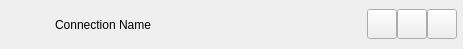
<?xml version="1.0" encoding="UTF-8"?>
<ui version="4.0">
 <class>ConnectionItem</class>
 <widget class="Kiran::Network::ConnectionItem" name="ConnectionItem">
  <property name="geometry">
   <rect>
    <x>0</x>
    <y>0</y>
    <width>463</width>
    <height>49</height>
   </rect>
  </property>
  <property name="windowTitle">
   <string>ConnectionItem</string>
  </property>
  <layout class="QHBoxLayout" name="horizontalLayout">
   <property name="spacing">
    <number>12</number>
   </property>
   <property name="leftMargin">
    <number>6</number>
   </property>
   <property name="topMargin">
    <number>0</number>
   </property>
   <property name="rightMargin">
    <number>6</number>
   </property>
   <property name="bottomMargin">
    <number>0</number>
   </property>
   <item>
    <widget class="Kiran::Network::ConnectionIndicator" name="label_activated">
     <property name="text">
      <string/>
     </property>
    </widget>
   </item>
   <item>
    <widget class="KiranIcon" name="icon_type" native="true">
     <property name="sizePolicy">
      <sizepolicy hsizetype="Fixed" vsizetype="Fixed">
       <horstretch>0</horstretch>
       <verstretch>0</verstretch>
      </sizepolicy>
     </property>
     <property name="minimumSize">
      <size>
       <width>18</width>
       <height>18</height>
      </size>
     </property>
     <property name="maximumSize">
      <size>
       <width>18</width>
       <height>18</height>
      </size>
     </property>
    </widget>
   </item>
   <item>
    <widget class="KiranLabel" name="label_name">
     <property name="maximumSize">
      <size>
       <width>250</width>
       <height>16777215</height>
      </size>
     </property>
     <property name="text">
      <string>Connection Name</string>
     </property>
    </widget>
   </item>
   <item>
    <spacer name="horizontalSpacer">
     <property name="orientation">
      <enum>Qt::Horizontal</enum>
     </property>
     <property name="sizeHint" stdset="0">
      <size>
       <width>40</width>
       <height>20</height>
      </size>
     </property>
    </spacer>
   </item>
   <item>
    <layout class="QHBoxLayout" name="horizontalLayout_2">
     <property name="spacing">
      <number>0</number>
     </property>
     <property name="rightMargin">
      <number>0</number>
     </property>
     <item>
      <widget class="QPushButton" name="btn_disconnect">
       <property name="sizePolicy">
        <sizepolicy hsizetype="Fixed" vsizetype="Fixed">
         <horstretch>0</horstretch>
         <verstretch>0</verstretch>
        </sizepolicy>
       </property>
       <property name="minimumSize">
        <size>
         <width>30</width>
         <height>30</height>
        </size>
       </property>
       <property name="maximumSize">
        <size>
         <width>30</width>
         <height>30</height>
        </size>
       </property>
       <property name="text">
        <string/>
       </property>
      </widget>
     </item>
          <item>
      <widget class="QPushButton" name="btn_edit">
       <property name="sizePolicy">
        <sizepolicy hsizetype="Fixed" vsizetype="Fixed">
         <horstretch>0</horstretch>
         <verstretch>0</verstretch>
        </sizepolicy>
       </property>
       <property name="minimumSize">
        <size>
         <width>30</width>
         <height>30</height>
        </size>
       </property>
       <property name="maximumSize">
        <size>
         <width>30</width>
         <height>30</height>
        </size>
       </property>
       <property name="text">
        <string/>
       </property>
      </widget>
     </item>
     <item>
      <widget class="QPushButton" name="btn_more">
       <property name="sizePolicy">
        <sizepolicy hsizetype="Fixed" vsizetype="Fixed">
         <horstretch>0</horstretch>
         <verstretch>0</verstretch>
        </sizepolicy>
       </property>
       <property name="minimumSize">
        <size>
         <width>30</width>
         <height>30</height>
        </size>
       </property>
       <property name="maximumSize">
        <size>
         <width>30</width>
         <height>30</height>
        </size>
       </property>
       <property name="text">
        <string/>
       </property>
      </widget>
     </item>
    </layout>
   </item>
  </layout>
 </widget>
 <customwidgets>
  <customwidget>
   <class>Kiran::Network::ConnectionItem</class>
   <extends>QWidget</extends>
   <header>widgets/connection-item.h</header>
   <container>1</container>
  </customwidget>
  <customwidget>
   <class>KiranLabel</class>
   <extends>QLabel</extends>
   <header>kiran-label.h</header>
   <container>1</container>
  </customwidget>
  <customwidget>
   <class>Kiran::Network::ConnectionIndicator</class>
   <extends>QLabel</extends>
   <header>widgets/connection-indicator.h</header>
  </customwidget>
  <customwidget>
   <class>KiranIcon</class>
   <extends>QWidget</extends>
   <header location="global">kiran-icon.h</header>
   <container>1</container>
  </customwidget>
 </customwidgets>
 <resources/>
 <connections/>
</ui>
